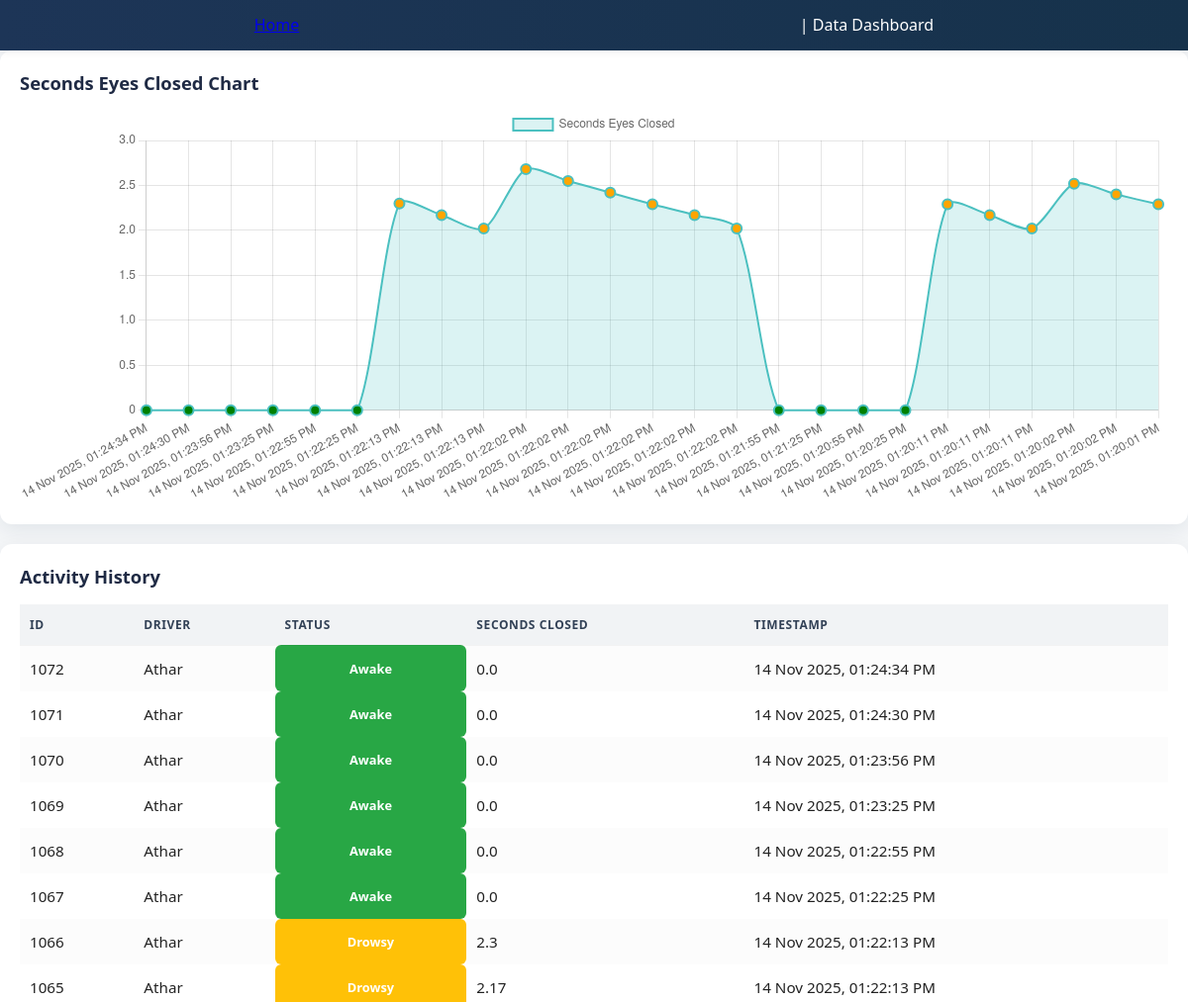
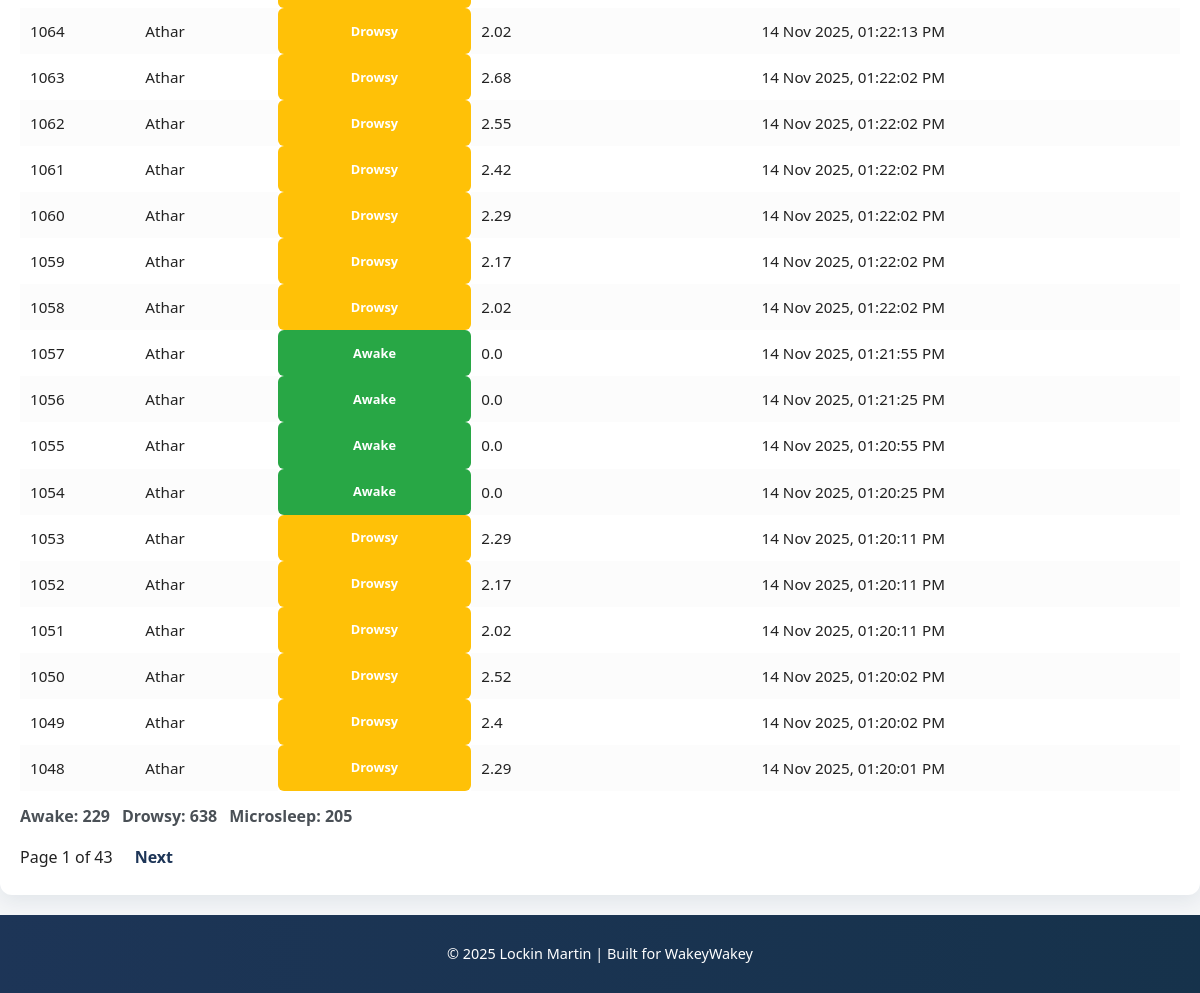
Page /data on the committed database (2 pictures, top to bottom).
### tables this page shows
CREATE TABLE logs (
                id INTEGER PRIMARY KEY AUTOINCREMENT,
                driver TEXT,
                status TEXT,
                seconds_closed REAL DEFAULT 0,
                timestamp TEXT
            );

### Web.py (the view)
@app.route('/data')
def data_page():
    page = int(request.args.get("page", 1))
    per_page = 25
    offset = (page - 1) * per_page
    db = get_db()
    logs = db.execute(
        "SELECT * FROM logs ORDER BY id DESC LIMIT ? OFFSET ?",
        (per_page, offset)
    ).fetchall()
    total_logs = db.execute("SELECT COUNT(*) FROM logs").fetchone()[0]
    total_pages = (total_logs + per_page - 1) // per_page
    count_awake = db.execute("SELECT COUNT(*) FROM logs WHERE status='awake'").fetchone()[0]
    count_drowsy = db.execute("SELECT COUNT(*) FROM logs WHERE status='drowsy'").fetchone()[0]
    count_microsleep = db.execute("SELECT COUNT(*) FROM logs WHERE status='microsleep'").fetchone()[0]
    seconds_values = [row['seconds_closed'] for row in logs]
    labels = [row['timestamp'] for row in logs]
    return render_template(
        'data.html',
        logs=logs,
        labels=labels,
        seconds_values=seconds_values,
        count_awake=count_awake,
        count_drowsy=count_drowsy,
        count_microsleep=count_microsleep,
        current_year=datetime.now().year,
        page=page,
        total_pages=total_pages
    )

### Web.py (called while the page is built)
def get_db():
    db = getattr(g, '_database', None)
    if db is None:
        db = g._database = sqlite3.connect(DATABASE)
        db.row_factory = sqlite3.Row
    return db

@app.teardown_appcontext
def close_connection(exception):
    db = getattr(g, '_database', None)
    if db is not None:
        db.close()

### templates/data.html (shortened to what this page needs)
<!DOCTYPE html>
<html lang="en">
<head>
    <link rel="stylesheet" href="{{ url_for('static', filename='style.css') }}">
</head>
<body>
<header>
    <a href="/" class="nav-link">Home</a> | Data Dashboard
</header>
<main>
    <div class="card">
        <h2>Seconds Eyes Closed Chart</h2>
        <div class="chart-container">
            <canvas id="statusChart"></canvas>
        </div>
    </div>
    <div class="card">
        <h2>Activity History</h2>
        <table>
            <tr>
                <th>ID</th>
                <th>Driver</th>
                <th>Status</th>
                <th>Seconds Closed</th>
                <th>Timestamp</th>
            </tr>
            {% for row in logs %}
            <tr>
                <td>{{ row['id'] }}</td>
                <td>{{ row['driver'] }}</td>
                <td class="{% if row['status'] == 'awake' %}status-awake
                           {% elif row['status'] == 'drowsy' %}status-drowsy
                           {% else %}status-microsleep{% endif %}">
                    {{ row['status'] }}
                </td>
                <td>{{ row['seconds_closed'] }}</td>
                <td>{{ row['timestamp'] }}</td>
            </tr>
            {% endfor %}
        </table>
        <div class="summary">
            <div>Awake: {{ count_awake }}</div>
            <div>Drowsy: {{ count_drowsy }}</div>
            <div>Microsleep: {{ count_microsleep }}</div>
        </div>
        <div class="pagination">
            <span>Page {{ page }} of {{ total_pages }}</span>
            {% if page < total_pages %}
                <a href="/data?page={{ page + 1 }}">Next</a>
            {% endif %}
        </div>
    </div>
</main>
<footer>
    <p>© {{ current_year }} Lockin Martin | Built for WakeyWakey</p>
</footer>
<script>
document.addEventListener('DOMContentLoaded', () => {
    const ctx = document.getElementById('statusChart').getContext('2d');
    // Use the logs passed to the template to match table exactly
    const labels = {{ logs|map(attribute='timestamp')|list|tojson }};
    const dataValues = {{ logs|map(attribute='seconds_closed')|list|tojson }};
    const chart = new Chart(ctx, {
        type: 'line',
        data: {
            labels: labels,
            datasets: [{
                label: 'Seconds Eyes Closed',
                data: dataValues,
                borderColor: 'rgb(75,192,192)',
                backgroundColor: 'rgba(75,192,192,0.2)',
                borderWidth: 2,
                fill: true,
                tension: 0.25,
                pointRadius: 5,
                pointBackgroundColor: function(ctx) {
                    const v = ctx.raw;
                    if (v === 0) return 'green';
                    if (v > 0 && v < 5) return 'orange';
                    return 'red';
                }
            }]
        },
        options: {
            responsive: true,
            maintainAspectRatio: false,
            scales: { y: { beginAtZero: true } }
        }
    });
});
</script>
</body>
</html>

### static/style.css (style rules this page uses)
:root { --bg: #f4f6f8; --card: #ffffff; --primary: #1d3557; --accent: #2a9d8f; --muted: #4a5056; --success: #28a745; --warning: #ffc107; --danger: #dc3545; --radius: 12px; --gap: 20px; --max-width: 1100px; --shadow: 0 6px 20px rgba(18, 38, 63, 0.08); --hero-overlay: rgba(0, 0, 0, 0.5); --nav-hover: #e6e6e6; font-size: 16px; }
* { box-sizing: border-box; }
html { height: 100%; }
body { min-height: 100%; display: flex; flex-direction: column; margin: 0; font-family: "Segoe UI", Tahoma, Geneva, Verdana, sans-serif; background: var(--bg); color: #222; -webkit-font-smoothing: antialiased; -moz-osx-font-smoothing: grayscale; line-height: 1.45; }
main { flex-grow: 1; margin: 0; padding: 0; }
header { background: linear-gradient(90deg, var(--primary), #16324b); color: #fff; padding: 14px 16px; display: flex; align-items: center; justify-content: space-around; gap: 1.5rem; box-shadow: 0 2px 8px rgba(0, 0, 0, 0.06); z-index: 10; position: relative; }
.card { background: var(--card); border-radius: var(--radius); padding: 20px; margin-bottom: var(--gap); box-shadow: var(--shadow); transition: transform 0.15s ease, box-shadow 0.15s ease; overflow: hidden; }
h1, h2 { margin: 0 0 12px 0; font-weight: 600; color: #1f2a44; }
h2 { font-size: 1.15rem; }
.chart-container { width: 100%; height: 400px; position: relative; }
.chart-container canvas { width: 100% !important; height: 100% !important; display: block; }
table { width: 100%; border-collapse: collapse; margin-top: 14px; font-size: 0.95rem; }
th, td { padding: 12px 10px; text-align: left; vertical-align: middle; }
th { background: #f1f3f5; color: #324156; text-transform: uppercase; font-size: 0.75rem; letter-spacing: 0.6px; border-bottom: 1px solid rgba(0, 0, 0, 0.04); }
tr { transition: background-color 0.12s ease; }
tr:nth-child(even) { background: rgba(15, 23, 42, 0.01); }
td.status-awake, td.status-drowsy, td.status-microsleep { padding: 6px 8px; font-size: 0.8rem; border-radius: 6px; font-weight: 700; text-align: center; color: #fff; min-width: 92px; }
td.status-awake { background: var(--success); text-transform: capitalize; }
td.status-drowsy { background: var(--warning); text-transform: capitalize; }
.summary { display: flex; gap: 12px; justify-content: flex-start; margin-top: 14px; color: var(--muted); font-weight: 700; }
.pagination { margin-top: 12px; display: flex; gap: 12px; align-items: center; }
.pagination a { color: var(--primary); text-decoration: none; font-weight: 600; padding: 6px 10px; border-radius: 6px; background: transparent; }
footer { background: linear-gradient(90deg, var(--primary), #16324b); color: #fff; text-align: center; padding: 14px 16px; font-size: 0.9rem; }

### rows in the picture
logs: id "1072", driver "Athar", status "Awake", seconds_closed "0.0", timestamp "14 Nov 2025, 01:24:34 PM"
logs: id "1071", driver "Athar", status "Awake", seconds_closed "0.0", timestamp "14 Nov 2025, 01:24:30 PM"
logs: id "1070", driver "Athar", status "Awake", seconds_closed "0.0", timestamp "14 Nov 2025, 01:23:56 PM"
logs: id "1069", driver "Athar", status "Awake", seconds_closed "0.0", timestamp "14 Nov 2025, 01:23:25 PM"
logs: id "1068", driver "Athar", status "Awake", seconds_closed "0.0", timestamp "14 Nov 2025, 01:22:55 PM"
logs: id "1067", driver "Athar", status "Awake", seconds_closed "0.0", timestamp "14 Nov 2025, 01:22:25 PM"
logs: id "1066", driver "Athar", status "Drowsy", seconds_closed "2.3", timestamp "14 Nov 2025, 01:22:13 PM"
logs: id "1065", driver "Athar", status "Drowsy", seconds_closed "2.17", timestamp "14 Nov 2025, 01:22:13 PM"
logs: id "1064", driver "Athar", status "Drowsy", seconds_closed "2.02", timestamp "14 Nov 2025, 01:22:13 PM"
logs: id "1063", driver "Athar", status "Drowsy", seconds_closed "2.68", timestamp "14 Nov 2025, 01:22:02 PM"
logs: id "1062", driver "Athar", status "Drowsy", seconds_closed "2.55", timestamp "14 Nov 2025, 01:22:02 PM"
logs: id "1061", driver "Athar", status "Drowsy", seconds_closed "2.42", timestamp "14 Nov 2025, 01:22:02 PM"
logs: id "1060", driver "Athar", status "Drowsy", seconds_closed "2.29", timestamp "14 Nov 2025, 01:22:02 PM"
logs: id "1059", driver "Athar", status "Drowsy", seconds_closed "2.17", timestamp "14 Nov 2025, 01:22:02 PM"
logs: id "1058", driver "Athar", status "Drowsy", seconds_closed "2.02", timestamp "14 Nov 2025, 01:22:02 PM"
logs: id "1057", driver "Athar", status "Awake", seconds_closed "0.0", timestamp "14 Nov 2025, 01:21:55 PM"
logs: id "1056", driver "Athar", status "Awake", seconds_closed "0.0", timestamp "14 Nov 2025, 01:21:25 PM"
logs: id "1055", driver "Athar", status "Awake", seconds_closed "0.0", timestamp "14 Nov 2025, 01:20:55 PM"
logs: id "1054", driver "Athar", status "Awake", seconds_closed "0.0", timestamp "14 Nov 2025, 01:20:25 PM"
logs: id "1053", driver "Athar", status "Drowsy", seconds_closed "2.29", timestamp "14 Nov 2025, 01:20:11 PM"
logs: id "1052", driver "Athar", status "Drowsy", seconds_closed "2.17", timestamp "14 Nov 2025, 01:20:11 PM"
logs: id "1051", driver "Athar", status "Drowsy", seconds_closed "2.02", timestamp "14 Nov 2025, 01:20:11 PM"
logs: id "1050", driver "Athar", status "Drowsy", seconds_closed "2.52", timestamp "14 Nov 2025, 01:20:02 PM"
logs: id "1049", driver "Athar", status "Drowsy", seconds_closed "2.4", timestamp "14 Nov 2025, 01:20:02 PM"
logs: id "1048", driver "Athar", status "Drowsy", seconds_closed "2.29", timestamp "14 Nov 2025, 01:20:01 PM"

### other values in the picture
{{ count_awake }} "229"
{{ count_drowsy }} "638"
{{ count_microsleep }} "205"
{{ page }} "1"
{{ total_pages }} "43"
chart data {{ logs|map(attribute='seconds_closed')|list|tojson }} [0.0, 0.0, 0.0, 0.0, 0.0, 0.0, 2.3, 2.17, 2.02, 2.68, 2.55, 2.42, 2.29, 2.17, 2.02, 0.0, 0.0, 0.0, 0.0, 2.29, 2.17, 2.02, 2.52, 2.4, 2.29]
